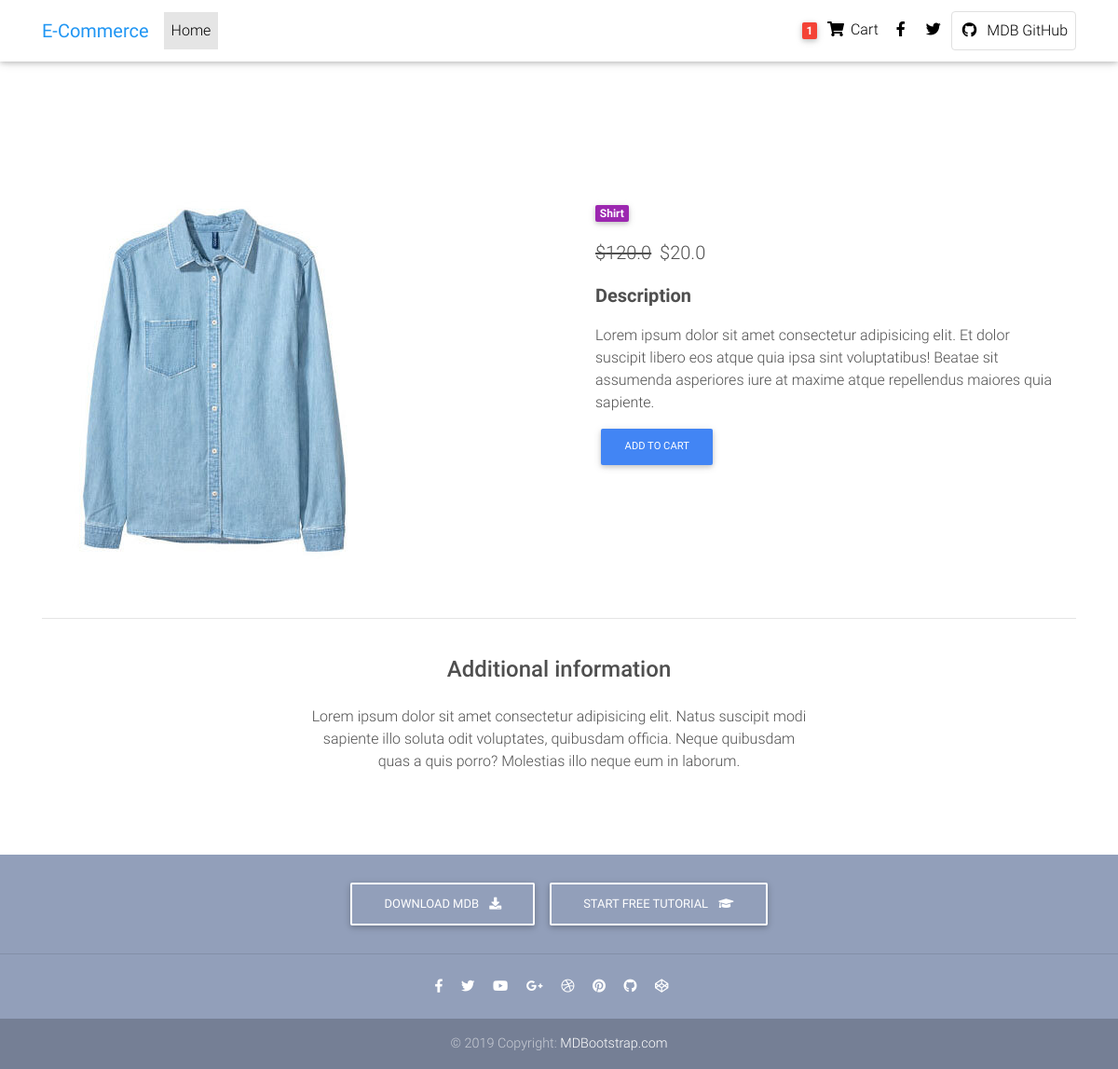
/product/Denim_shirt, run on the app's committed database.
### core/models.py (models this page shows, shortened)
class Item(models.Model):
    title = models.CharField(max_length=100)
    price = models.FloatField()
    discount_price = models.FloatField(blank=True, null=True)
    category = models.CharField(choices=CATEGORY_CHOICES, max_length=2)
    label = models.CharField(choices=LABEL_CHOICES, max_length=1)
    slug = models.SlugField()
    description = models.TextField()
    image = models.ImageField()
    class Meta:
        ordering = ['-id']
    def get_add_to_cart_url(self):
        return reverse("core:add-to-cart", kwargs={
            'slug': self.slug
        })

### core/views.py (the view)
# urls.py: path('product/<slug>', ItemDetailView.as_view(), name='product'),
class ItemDetailView(DetailView):
    model = Item
    template_name = "product.html"

### templates/product.html (shortened to what this page needs)
{% extends 'base.html' %}
{% block content %}
  <main class="mt-5 pt-4">
    <div class="container dark-grey-text mt-5">
      <div class="row wow fadeIn">
        <div class="col-md-6 mb-4">
          <img src="{{ object.image.url }}" class="img-fluid" alt="">
        </div>
        <div class="col-md-6 mb-4">
          <div class="p-4">
            <div class="mb-3">
              <a href="">
                <span class="badge purple mr-1">{{ object.get_category_display }}</span>
              </a>
            </div>
            <p class="lead">
              {% if object.discount_price %}
                <span class="mr-1">
                  <del>${{ object.price }}</del>
                </span>
                <span>${{ object.discount_price }}</span>
              {% else %}
                {{ object.price }}
              {% endif %}
            </p>
            <p class="lead font-weight-bold">Description</p>
            <p>{{ object.description }}</p>
            <a href="{{ object.get_add_to_cart_url }}" class="btn btn-primary btn-md my-0 p">
              Add to Cart
            </a>
          </div>
        </div>
      </div>
      <hr>
      <div class="row d-flex justify-content-center wow fadeIn">
        <div class="col-md-6 text-center">
          <h4 class="my-4 h4">Additional information</h4>
          <p>Lorem ipsum dolor sit amet consectetur adipisicing elit. Natus suscipit modi sapiente illo soluta odit
            voluptates,
            quibusdam officia. Neque quibusdam quas a quis porro? Molestias illo neque eum in laborum.</p>
        </div>
      </div>
      <div class="row wow fadeIn">
        <div class="col-lg-4 col-md-12 mb-4">
        </div>
        <div class="col-lg-4 col-md-6 mb-4">
        </div>
        <div class="col-lg-4 col-md-6 mb-4">
        </div>
      </div>
    </div>
  </main>
{% endblock content %}

### data on the page
Item: image (picture), category "Shirt", price "120.0", discount_price "20.0", description "Lorem ipsum dolor sit amet consectetur adipisicing elit. Et dolor suscipit libero eos atque quia ipsa sint voluptatibus! Beatae sit assumenda asperiores iure at maxime atque repellendus maiores quia sapiente."
